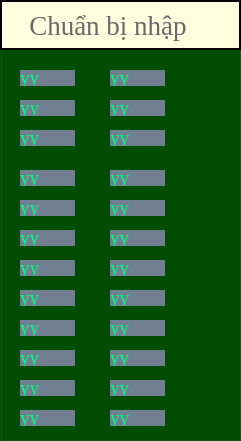
   <widget class="QGroupBox" name="groupBox_2">
    <property name="geometry">
     <rect>
      <x>630</x>
      <y>220</y>
      <width>241</width>
      <height>441</height>
     </rect>
    </property>
    <property name="styleSheet">
     <string notr="true">background-color:#004d00</string>
    </property>
    <property name="title">
     <string/>
    </property>
    <widget class="QLabel" name="label_28">
     <property name="geometry">
      <rect>
       <x>0</x>
       <y>0</y>
       <width>241</width>
       <height>50</height>
      </rect>
     </property>
     <property name="palette">
      <palette>
       <active>
        <colorrole role="WindowText">
         <brush brushstyle="SolidPattern">
          <color alpha="255">
           <red>105</red>
           <green>105</green>
           <blue>105</blue>
          </color>
         </brush>
        </colorrole>
        <colorrole role="Button">
         <brush brushstyle="SolidPattern">
          <color alpha="255">
           <red>255</red>
           <green>255</green>
           <blue>224</blue>
          </color>
         </brush>
        </colorrole>
        <colorrole role="Text">
         <brush brushstyle="SolidPattern">
          <color alpha="255">
           <red>105</red>
           <green>105</green>
           <blue>105</blue>
          </color>
         </brush>
        </colorrole>
        <colorrole role="ButtonText">
         <brush brushstyle="SolidPattern">
          <color alpha="255">
           <red>105</red>
           <green>105</green>
           <blue>105</blue>
          </color>
         </brush>
        </colorrole>
        <colorrole role="Base">
         <brush brushstyle="SolidPattern">
          <color alpha="255">
           <red>255</red>
           <green>255</green>
           <blue>224</blue>
          </color>
         </brush>
        </colorrole>
        <colorrole role="Window">
         <brush brushstyle="SolidPattern">
          <color alpha="255">
           <red>255</red>
           <green>255</green>
           <blue>224</blue>
          </color>
         </brush>
        </colorrole>
       </active>
       <inactive>
        <colorrole role="WindowText">
         <brush brushstyle="SolidPattern">
          <color alpha="255">
           <red>105</red>
           <green>105</green>
           <blue>105</blue>
          </color>
         </brush>
        </colorrole>
        <colorrole role="Button">
         <brush brushstyle="SolidPattern">
          <color alpha="255">
           <red>255</red>
           <green>255</green>
           <blue>224</blue>
          </color>
         </brush>
        </colorrole>
        <colorrole role="Text">
         <brush brushstyle="SolidPattern">
          <color alpha="255">
           <red>105</red>
           <green>105</green>
           <blue>105</blue>
          </color>
         </brush>
        </colorrole>
        <colorrole role="ButtonText">
         <brush brushstyle="SolidPattern">
          <color alpha="255">
           <red>105</red>
           <green>105</green>
           <blue>105</blue>
          </color>
         </brush>
        </colorrole>
        <colorrole role="Base">
         <brush brushstyle="SolidPattern">
          <color alpha="255">
           <red>255</red>
           <green>255</green>
           <blue>224</blue>
          </color>
         </brush>
        </colorrole>
        <colorrole role="Window">
         <brush brushstyle="SolidPattern">
          <color alpha="255">
           <red>255</red>
           <green>255</green>
           <blue>224</blue>
          </color>
         </brush>
        </colorrole>
       </inactive>
       <disabled>
        <colorrole role="WindowText">
         <brush brushstyle="SolidPattern">
          <color alpha="255">
           <red>105</red>
           <green>105</green>
           <blue>105</blue>
          </color>
         </brush>
        </colorrole>
        <colorrole role="Button">
         <brush brushstyle="SolidPattern">
          <color alpha="255">
           <red>255</red>
           <green>255</green>
           <blue>224</blue>
          </color>
         </brush>
        </colorrole>
        <colorrole role="Text">
         <brush brushstyle="SolidPattern">
          <color alpha="255">
           <red>105</red>
           <green>105</green>
           <blue>105</blue>
          </color>
         </brush>
        </colorrole>
        <colorrole role="ButtonText">
         <brush brushstyle="SolidPattern">
          <color alpha="255">
           <red>105</red>
           <green>105</green>
           <blue>105</blue>
          </color>
         </brush>
        </colorrole>
        <colorrole role="Base">
         <brush brushstyle="SolidPattern">
          <color alpha="255">
           <red>255</red>
           <green>255</green>
           <blue>224</blue>
          </color>
         </brush>
        </colorrole>
        <colorrole role="Window">
         <brush brushstyle="SolidPattern">
          <color alpha="255">
           <red>255</red>
           <green>255</green>
           <blue>224</blue>
          </color>
         </brush>
        </colorrole>
       </disabled>
      </palette>
     </property>
     <property name="font">
      <font>
       <family>Times New Roman</family>
       <pointsize>20</pointsize>
      </font>
     </property>
     <property name="styleSheet">
      <string notr="true">color:#696969;
background-color: #FFFFE0;
border: 2px solid black;

</string>
     </property>
     <property name="text">
      <string>   Chuẩn bị nhập </string>
     </property>
    </widget>
    <widget class="QLabel" name="label_29">
     <property name="geometry">
      <rect>
       <x>20</x>
       <y>70</y>
       <width>55</width>
       <height>16</height>
      </rect>
     </property>
     <property name="font">
      <font>
       <family>Times New Roman</family>
       <pointsize>14</pointsize>
      </font>
     </property>
     <property name="styleSheet">
      <string notr="true">color: #00FF7F;
background-color: #708090</string>
     </property>
     <property name="text">
      <string>yy</string>
     </property>
    </widget>
    <widget class="QLabel" name="label_30">
     <property name="geometry">
      <rect>
       <x>20</x>
       <y>100</y>
       <width>55</width>
       <height>16</height>
      </rect>
     </property>
     <property name="font">
      <font>
       <family>Times New Roman</family>
       <pointsize>14</pointsize>
      </font>
     </property>
     <property name="styleSheet">
      <string notr="true">color: #00FF7F;
background-color: #708090</string>
     </property>
     <property name="text">
      <string>yy</string>
     </property>
    </widget>
    <widget class="QLabel" name="label_31">
     <property name="geometry">
      <rect>
       <x>20</x>
       <y>130</y>
       <width>55</width>
       <height>16</height>
      </rect>
     </property>
     <property name="font">
      <font>
       <family>Times New Roman</family>
       <pointsize>14</pointsize>
      </font>
     </property>
     <property name="styleSheet">
      <string notr="true">color: #00FF7F;
background-color: #708090</string>
     </property>
     <property name="text">
      <string>yy</string>
     </property>
    </widget>
    <widget class="QLabel" name="label_32">
     <property name="geometry">
      <rect>
       <x>20</x>
       <y>170</y>
       <width>55</width>
       <height>16</height>
      </rect>
     </property>
     <property name="font">
      <font>
       <family>Times New Roman</family>
       <pointsize>14</pointsize>
      </font>
     </property>
     <property name="styleSheet">
      <string notr="true">color: #00FF7F;
background-color: #708090</string>
     </property>
     <property name="text">
      <string>yy</string>
     </property>
    </widget>
    <widget class="QLabel" name="label_33">
     <property name="geometry">
      <rect>
       <x>20</x>
       <y>200</y>
       <width>55</width>
       <height>16</height>
      </rect>
     </property>
     <property name="font">
      <font>
       <family>Times New Roman</family>
       <pointsize>14</pointsize>
      </font>
     </property>
     <property name="styleSheet">
      <string notr="true">color: #00FF7F;
background-color: #708090</string>
     </property>
     <property name="text">
      <string>yy</string>
     </property>
    </widget>
    <widget class="QLabel" name="label_34">
     <property name="geometry">
      <rect>
       <x>20</x>
       <y>230</y>
       <width>55</width>
       <height>16</height>
      </rect>
     </property>
     <property name="font">
      <font>
       <family>Times New Roman</family>
       <pointsize>14</pointsize>
      </font>
     </property>
     <property name="styleSheet">
      <string notr="true">color: #00FF7F;
background-color: #708090</string>
     </property>
     <property name="text">
      <string>yy</string>
     </property>
    </widget>
    <widget class="QLabel" name="label_35">
     <property name="geometry">
      <rect>
       <x>20</x>
       <y>260</y>
       <width>55</width>
       <height>16</height>
      </rect>
     </property>
     <property name="font">
      <font>
       <family>Times New Roman</family>
       <pointsize>14</pointsize>
      </font>
     </property>
     <property name="styleSheet">
      <string notr="true">color: #00FF7F;
background-color: #708090</string>
     </property>
     <property name="text">
      <string>yy</string>
     </property>
    </widget>
    <widget class="QLabel" name="label_36">
     <property name="geometry">
      <rect>
       <x>20</x>
       <y>290</y>
       <width>55</width>
       <height>16</height>
      </rect>
     </property>
     <property name="font">
      <font>
       <family>Times New Roman</family>
       <pointsize>14</pointsize>
      </font>
     </property>
     <property name="styleSheet">
      <string notr="true">color: #00FF7F;
background-color: #708090</string>
     </property>
     <property name="text">
      <string>yy</string>
     </property>
    </widget>
    <widget class="QLabel" name="label_37">
     <property name="geometry">
      <rect>
       <x>20</x>
       <y>320</y>
       <width>55</width>
       <height>16</height>
      </rect>
     </property>
     <property name="font">
      <font>
       <family>Times New Roman</family>
       <pointsize>14</pointsize>
      </font>
     </property>
     <property name="styleSheet">
      <string notr="true">color: #00FF7F;
background-color: #708090</string>
     </property>
     <property name="text">
      <string>yy</string>
     </property>
    </widget>
    <widget class="QLabel" name="label_38">
     <property name="geometry">
      <rect>
       <x>20</x>
       <y>350</y>
       <width>55</width>
       <height>16</height>
      </rect>
     </property>
     <property name="font">
      <font>
       <family>Times New Roman</family>
       <pointsize>14</pointsize>
      </font>
     </property>
     <property name="styleSheet">
      <string notr="true">color: #00FF7F;
background-color: #708090</string>
     </property>
     <property name="text">
      <string>yy</string>
     </property>
    </widget>
    <widget class="QLabel" name="label_39">
     <property name="geometry">
      <rect>
       <x>20</x>
       <y>380</y>
       <width>55</width>
       <height>16</height>
      </rect>
     </property>
     <property name="font">
      <font>
       <family>Times New Roman</family>
       <pointsize>14</pointsize>
      </font>
     </property>
     <property name="styleSheet">
      <string notr="true">color: #00FF7F;
background-color: #708090</string>
     </property>
     <property name="text">
      <string>yy</string>
     </property>
    </widget>
    <widget class="QLabel" name="label_40">
     <property name="geometry">
      <rect>
       <x>20</x>
       <y>410</y>
       <width>55</width>
       <height>16</height>
      </rect>
     </property>
     <property name="font">
      <font>
       <family>Times New Roman</family>
       <pointsize>14</pointsize>
      </font>
     </property>
     <property name="styleSheet">
      <string notr="true">color: #00FF7F;
background-color: #708090</string>
     </property>
     <property name="text">
      <string>yy</string>
     </property>
    </widget>
    <widget class="QLabel" name="label_41">
     <property name="geometry">
      <rect>
       <x>110</x>
       <y>70</y>
       <width>55</width>
       <height>16</height>
      </rect>
     </property>
     <property name="font">
      <font>
       <family>Times New Roman</family>
       <pointsize>14</pointsize>
      </font>
     </property>
     <property name="styleSheet">
      <string notr="true">color: #00FF7F;
background-color: #708090</string>
     </property>
     <property name="text">
      <string>yy</string>
     </property>
    </widget>
    <widget class="QLabel" name="label_42">
     <property name="geometry">
      <rect>
       <x>110</x>
       <y>100</y>
       <width>55</width>
       <height>16</height>
      </rect>
     </property>
     <property name="font">
      <font>
       <family>Times New Roman</family>
       <pointsize>14</pointsize>
      </font>
     </property>
     <property name="styleSheet">
      <string notr="true">color: #00FF7F;
background-color: #708090</string>
     </property>
     <property name="text">
      <string>yy</string>
     </property>
    </widget>
    <widget class="QLabel" name="label_43">
     <property name="geometry">
      <rect>
       <x>110</x>
       <y>130</y>
       <width>55</width>
       <height>16</height>
      </rect>
     </property>
     <property name="font">
      <font>
       <family>Times New Roman</family>
       <pointsize>14</pointsize>
      </font>
     </property>
     <property name="styleSheet">
      <string notr="true">color: #00FF7F;
background-color: #708090</string>
     </property>
     <property name="text">
      <string>yy</string>
     </property>
    </widget>
    <widget class="QLabel" name="label_44">
     <property name="geometry">
      <rect>
       <x>110</x>
       <y>170</y>
       <width>55</width>
       <height>16</height>
      </rect>
     </property>
     <property name="font">
      <font>
       <family>Times New Roman</family>
       <pointsize>14</pointsize>
      </font>
     </property>
     <property name="styleSheet">
      <string notr="true">color: #00FF7F;
background-color: #708090</string>
     </property>
     <property name="text">
      <string>yy</string>
     </property>
    </widget>
    <widget class="QLabel" name="label_45">
     <property name="geometry">
      <rect>
       <x>110</x>
       <y>200</y>
       <width>55</width>
       <height>16</height>
      </rect>
     </property>
     <property name="font">
      <font>
       <family>Times New Roman</family>
       <pointsize>14</pointsize>
      </font>
     </property>
     <property name="styleSheet">
      <string notr="true">color: #00FF7F;
background-color: #708090</string>
     </property>
     <property name="text">
      <string>yy</string>
     </property>
    </widget>
    <widget class="QLabel" name="label_46">
     <property name="geometry">
      <rect>
       <x>110</x>
       <y>230</y>
       <width>55</width>
       <height>16</height>
      </rect>
     </property>
     <property name="font">
      <font>
       <family>Times New Roman</family>
       <pointsize>14</pointsize>
      </font>
     </property>
     <property name="styleSheet">
      <string notr="true">color: #00FF7F;
background-color: #708090</string>
     </property>
     <property name="text">
      <string>yy</string>
     </property>
    </widget>
    <widget class="QLabel" name="label_47">
     <property name="geometry">
      <rect>
       <x>110</x>
       <y>260</y>
       <width>55</width>
       <height>16</height>
      </rect>
     </property>
     <property name="font">
      <font>
       <family>Times New Roman</family>
       <pointsize>14</pointsize>
      </font>
     </property>
     <property name="styleSheet">
      <string notr="true">color: #00FF7F;
background-color: #708090</string>
     </property>
     <property name="text">
      <string>yy</string>
     </property>
    </widget>
    <widget class="QLabel" name="label_48">
     <property name="geometry">
      <rect>
       <x>110</x>
       <y>290</y>
       <width>55</width>
       <height>16</height>
      </rect>
     </property>
     <property name="font">
      <font>
       <family>Times New Roman</family>
       <pointsize>14</pointsize>
      </font>
     </property>
     <property name="styleSheet">
      <string notr="true">color: #00FF7F;
background-color: #708090</string>
     </property>
     <property name="text">
      <string>yy</string>
     </property>
    </widget>
    <widget class="QLabel" name="label_49">
     <property name="geometry">
      <rect>
       <x>110</x>
       <y>320</y>
       <width>55</width>
       <height>16</height>
      </rect>
     </property>
     <property name="font">
      <font>
       <family>Times New Roman</family>
       <pointsize>14</pointsize>
      </font>
     </property>
     <property name="styleSheet">
      <string notr="true">color: #00FF7F;
background-color: #708090</string>
     </property>
     <property name="text">
      <string>yy</string>
     </property>
    </widget>
    <widget class="QLabel" name="label_50">
     <property name="geometry">
      <rect>
       <x>110</x>
       <y>350</y>
       <width>55</width>
       <height>16</height>
      </rect>
     </property>
     <property name="font">
      <font>
       <family>Times New Roman</family>
       <pointsize>14</pointsize>
      </font>
     </property>
     <property name="styleSheet">
      <string notr="true">color: #00FF7F;
background-color: #708090</string>
     </property>
     <property name="text">
      <string>yy</string>
     </property>
    </widget>
    <widget class="QLabel" name="label_51">
     <property name="geometry">
      <rect>
       <x>110</x>
       <y>380</y>
       <width>55</width>
       <height>16</height>
      </rect>
     </property>
     <property name="font">
      <font>
       <family>Times New Roman</family>
       <pointsize>14</pointsize>
      </font>
     </property>
     <property name="styleSheet">
      <string notr="true">color: #00FF7F;
background-color: #708090</string>
     </property>
     <property name="text">
      <string>yy</string>
     </property>
    </widget>
    <widget class="QLabel" name="label_52">
     <property name="geometry">
      <rect>
       <x>110</x>
       <y>410</y>
       <width>55</width>
       <height>16</height>
      </rect>
     </property>
     <property name="font">
      <font>
       <family>Times New Roman</family>
       <pointsize>14</pointsize>
      </font>
     </property>
     <property name="styleSheet">
      <string notr="true">color: #00FF7F;
background-color: #708090</string>
     </property>
     <property name="text">
      <string>yy</string>
     </property>
    </widget>
   </widget>
